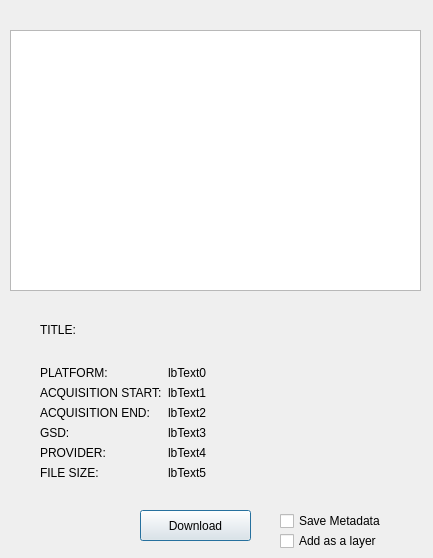
<?xml version="1.0" encoding="UTF-8"?>
<ui version="4.0">
 <class>Dialog</class>
 <widget class="QDialog" name="Dialog">
  <property name="geometry">
   <rect>
    <x>0</x>
    <y>0</y>
    <width>433</width>
    <height>558</height>
   </rect>
  </property>
  <property name="windowTitle">
   <string>Image Browser</string>
  </property>
  <widget class="QGraphicsView" name="graphicsView">
   <property name="geometry">
    <rect>
     <x>10</x>
     <y>30</y>
     <width>411</width>
     <height>261</height>
    </rect>
   </property>
  </widget>
  <widget class="QPushButton" name="pushButtonDownload">
   <property name="geometry">
    <rect>
     <x>140</x>
     <y>510</y>
     <width>111</width>
     <height>31</height>
    </rect>
   </property>
   <property name="text">
    <string>Download</string>
   </property>
  </widget>
  <widget class="QCheckBox" name="checkBoxSaveMeta">
   <property name="geometry">
    <rect>
     <x>280</x>
     <y>510</y>
     <width>111</width>
     <height>22</height>
    </rect>
   </property>
   <property name="text">
    <string>Save Metadata</string>
   </property>
  </widget>
  <widget class="QCheckBox" name="checkBoxAddLayer">
   <property name="geometry">
    <rect>
     <x>280</x>
     <y>530</y>
     <width>121</width>
     <height>22</height>
    </rect>
   </property>
   <property name="text">
    <string>Add as a layer</string>
   </property>
  </widget>
  <widget class="QWidget" name="verticalLayoutWidget">
   <property name="geometry">
    <rect>
     <x>40</x>
     <y>300</y>
     <width>351</width>
     <height>191</height>
    </rect>
   </property>
   <layout class="QVBoxLayout" name="verticalLayout">
    <item>
     <widget class="QLabel" name="lbTitle">
      <property name="maximumSize">
       <size>
        <width>16777215</width>
        <height>60</height>
       </size>
      </property>
      <property name="text">
       <string>TITLE:</string>
      </property>
     </widget>
    </item>
    <item>
     <layout class="QFormLayout" name="formLayoutMetadata">
      <item row="0" column="0">
       <widget class="QLabel" name="lb0">
        <property name="text">
         <string>PLATFORM:</string>
        </property>
       </widget>
      </item>
      <item row="0" column="1">
       <widget class="QLabel" name="lbText0">
        <property name="text">
         <string>lbText0</string>
        </property>
       </widget>
      </item>
      <item row="1" column="0">
       <widget class="QLabel" name="lb1">
        <property name="text">
         <string>ACQUISITION START:</string>
        </property>
       </widget>
      </item>
      <item row="1" column="1">
       <widget class="QLabel" name="lbText1">
        <property name="text">
         <string>lbText1</string>
        </property>
       </widget>
      </item>
      <item row="2" column="0">
       <widget class="QLabel" name="lb2">
        <property name="text">
         <string>ACQUISITION END:</string>
        </property>
       </widget>
      </item>
      <item row="2" column="1">
       <widget class="QLabel" name="lbText2">
        <property name="text">
         <string>lbText2</string>
        </property>
       </widget>
      </item>
      <item row="3" column="0">
       <widget class="QLabel" name="lb3">
        <property name="text">
         <string>GSD:</string>
        </property>
       </widget>
      </item>
      <item row="3" column="1">
       <widget class="QLabel" name="lbText3">
        <property name="text">
         <string>lbText3</string>
        </property>
       </widget>
      </item>
      <item row="4" column="0">
       <widget class="QLabel" name="lb4">
        <property name="text">
         <string>PROVIDER:</string>
        </property>
       </widget>
      </item>
      <item row="4" column="1">
       <widget class="QLabel" name="lbText4">
        <property name="text">
         <string>lbText4</string>
        </property>
       </widget>
      </item>
      <item row="5" column="0">
       <widget class="QLabel" name="lb5">
        <property name="text">
         <string>FILE SIZE:</string>
        </property>
       </widget>
      </item>
      <item row="5" column="1">
       <widget class="QLabel" name="lbText5">
        <property name="text">
         <string>lbText5</string>
        </property>
       </widget>
      </item>
     </layout>
    </item>
   </layout>
  </widget>
 </widget>
 <resources/>
 <connections/>
</ui>
